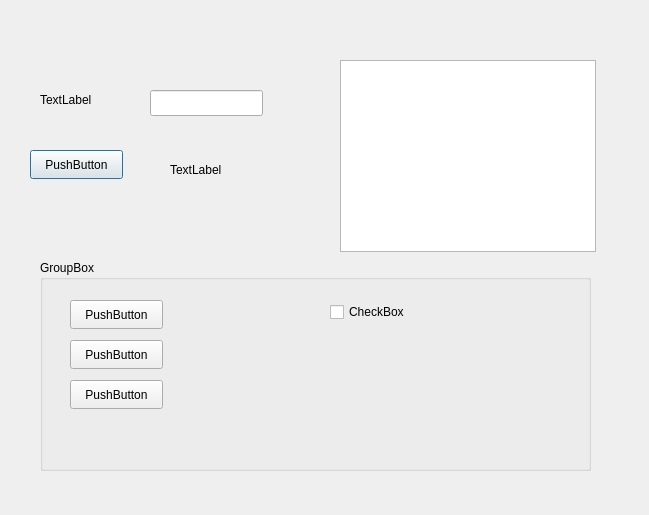
<?xml version="1.0" encoding="UTF-8"?>
<ui version="4.0">
 <class>ParserWindow</class>
 <widget class="QDialog" name="ParserWindow">
  <property name="geometry">
   <rect>
    <x>0</x>
    <y>0</y>
    <width>649</width>
    <height>515</height>
   </rect>
  </property>
  <property name="windowTitle">
   <string>Parser</string>
  </property>
  <widget class="QLineEdit" name="lineEdit">
   <property name="geometry">
    <rect>
     <x>150</x>
     <y>90</y>
     <width>113</width>
     <height>26</height>
    </rect>
   </property>
  </widget>
  <widget class="QLabel" name="label">
   <property name="geometry">
    <rect>
     <x>40</x>
     <y>90</y>
     <width>63</width>
     <height>20</height>
    </rect>
   </property>
   <property name="text">
    <string>TextLabel</string>
   </property>
  </widget>
  <widget class="QPushButton" name="pushButton">
   <property name="geometry">
    <rect>
     <x>30</x>
     <y>150</y>
     <width>93</width>
     <height>29</height>
    </rect>
   </property>
   <property name="text">
    <string>PushButton</string>
   </property>
  </widget>
  <widget class="QLabel" name="label_2">
   <property name="geometry">
    <rect>
     <x>170</x>
     <y>160</y>
     <width>63</width>
     <height>20</height>
    </rect>
   </property>
   <property name="text">
    <string>TextLabel</string>
   </property>
  </widget>
  <widget class="QGroupBox" name="groupBox">
   <property name="geometry">
    <rect>
     <x>40</x>
     <y>260</y>
     <width>551</width>
     <height>211</height>
    </rect>
   </property>
   <property name="title">
    <string>GroupBox</string>
   </property>
   <widget class="QPushButton" name="pushButton_2">
    <property name="geometry">
     <rect>
      <x>30</x>
      <y>40</y>
      <width>93</width>
      <height>29</height>
     </rect>
    </property>
    <property name="text">
     <string>PushButton</string>
    </property>
   </widget>
   <widget class="QPushButton" name="pushButton_3">
    <property name="geometry">
     <rect>
      <x>30</x>
      <y>80</y>
      <width>93</width>
      <height>29</height>
     </rect>
    </property>
    <property name="text">
     <string>PushButton</string>
    </property>
   </widget>
   <widget class="QPushButton" name="pushButton_4">
    <property name="geometry">
     <rect>
      <x>30</x>
      <y>120</y>
      <width>93</width>
      <height>29</height>
     </rect>
    </property>
    <property name="text">
     <string>PushButton</string>
    </property>
   </widget>
   <widget class="QCheckBox" name="checkBox">
    <property name="geometry">
     <rect>
      <x>290</x>
      <y>40</y>
      <width>91</width>
      <height>24</height>
     </rect>
    </property>
    <property name="text">
     <string>CheckBox</string>
    </property>
   </widget>
  </widget>
  <widget class="QTableWidget" name="tableWidget">
   <property name="geometry">
    <rect>
     <x>340</x>
     <y>60</y>
     <width>256</width>
     <height>192</height>
    </rect>
   </property>
  </widget>
 </widget>
 <resources/>
 <connections/>
</ui>
